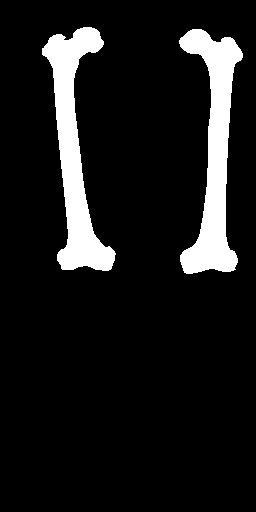
#> input picture topKnee/bone1.jpg, 256 x 512 px
$ jupyter execute --allow-errors find_center_top_knee.ipynb   (shell and % lines are left out)
#> lines starting #> are read from the running program, lines starting #| are printed output that depends on the picture
[cell 1]
import cv2
import math
import numpy as np
import random as rng
from matplotlib import pyplot as plt
from ipywidgets import interact
import ipywidgets as widgets
import urllib.request
from scipy import ndimage as ndi
from skimage.util import random_noise

[cell 2]
image_path= "bone1.jpg"
original_image = cv2.imread(image_path,cv2.IMREAD_GRAYSCALE)
#> original_image is the input picture: shape (512, 256); min 0, max 255, mean 26.3

croped_image = original_image[:, 0:120]
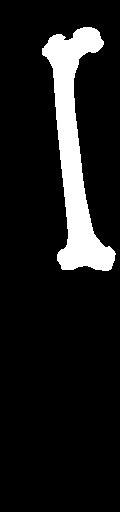
#> croped_image: shape (512, 120); min 0, max 255, mean 28

plt.figure(figsize=(25,15))
plt.subplot(2,3,1)
plt.imshow(croped_image,cmap= 'gray')
plt.title('Original Image')

[cell 3]
## region ที่เป็นสีขาว
# [11 lines left out: function callGetRegionInImage, not called in this run]

[cell 4]
# [30 lines left out: function GetBounaryImage, not called in this run]

[cell 5]
# First case
# 1.ถ้าเจอ 1 ก่อน
# 2. หาที่มากกว่า2 เพื่อ toggle ว่าเจอ 2 แล้ว
# 2. หา 1 เอา index

# Second case
# 1. ถ้าเจอ 2 ก่อน
# 2. หา 1 เอา index


# Draw the horizontal line on the image
# [60 lines left out: function getCenterTopKnee, not called in this run]
  # return  defaultImage[selected_index:selected_index+1,:]

[cell 6]
# Load the image as grayscale
image = cv2.imread('bone1.jpg', cv2.IMREAD_GRAYSCALE)
image = image[:,0:150]
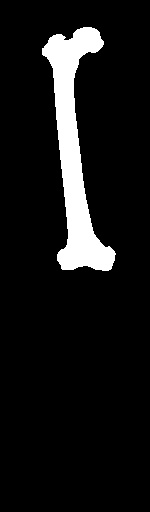
#> image: shape (512, 150); min 0, max 255, mean 22.4

#> (the rest of this cell did not finish here and is left out)

$ run again, with topKnee/bone2.jpg copied over topKnee/bone1.jpg
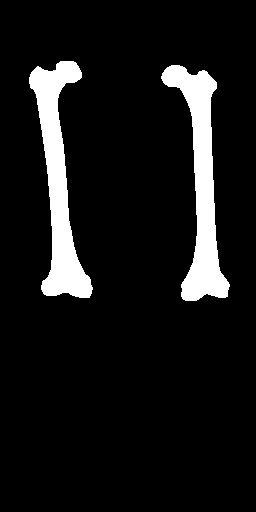
#> input picture topKnee/bone2.jpg, 256 x 512 px
#> original_image is the input picture: shape (512, 256); min 0, max 255, mean 23.1
#> `croped_image = original_image[:, 0:120]`:
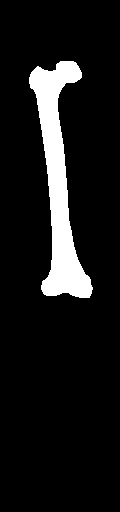
#> croped_image: shape (512, 120); min 0, max 255, mean 24.8
#> `image = image[:,0:150]`:
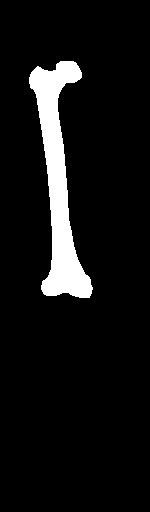
#> image: shape (512, 150); min 0, max 255, mean 19.8
